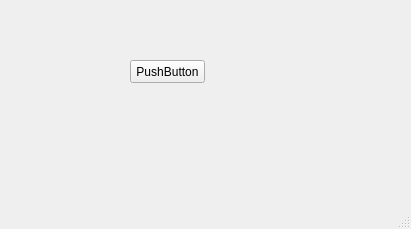
<?xml version="1.0" encoding="UTF-8"?>
<ui version="4.0">
 <class>MainWindow</class>
 <widget class="QMainWindow" name="MainWindow">
  <property name="geometry">
   <rect>
    <x>0</x>
    <y>0</y>
    <width>411</width>
    <height>229</height>
   </rect>
  </property>
  <property name="windowTitle">
   <string>MainWindow</string>
  </property>
  <widget class="QWidget" name="centralwidget">
   <widget class="QPushButton" name="pushButton">
    <property name="geometry">
     <rect>
      <x>130</x>
      <y>60</y>
      <width>75</width>
      <height>23</height>
     </rect>
    </property>
    <property name="text">
     <string>PushButton</string>
    </property>
   </widget>
  </widget>
  <widget class="QMenuBar" name="menubar">
   <property name="geometry">
    <rect>
     <x>0</x>
     <y>0</y>
     <width>411</width>
     <height>21</height>
    </rect>
   </property>
  </widget>
  <widget class="QStatusBar" name="statusbar"/>
 </widget>
 <resources/>
 <connections/>
</ui>
